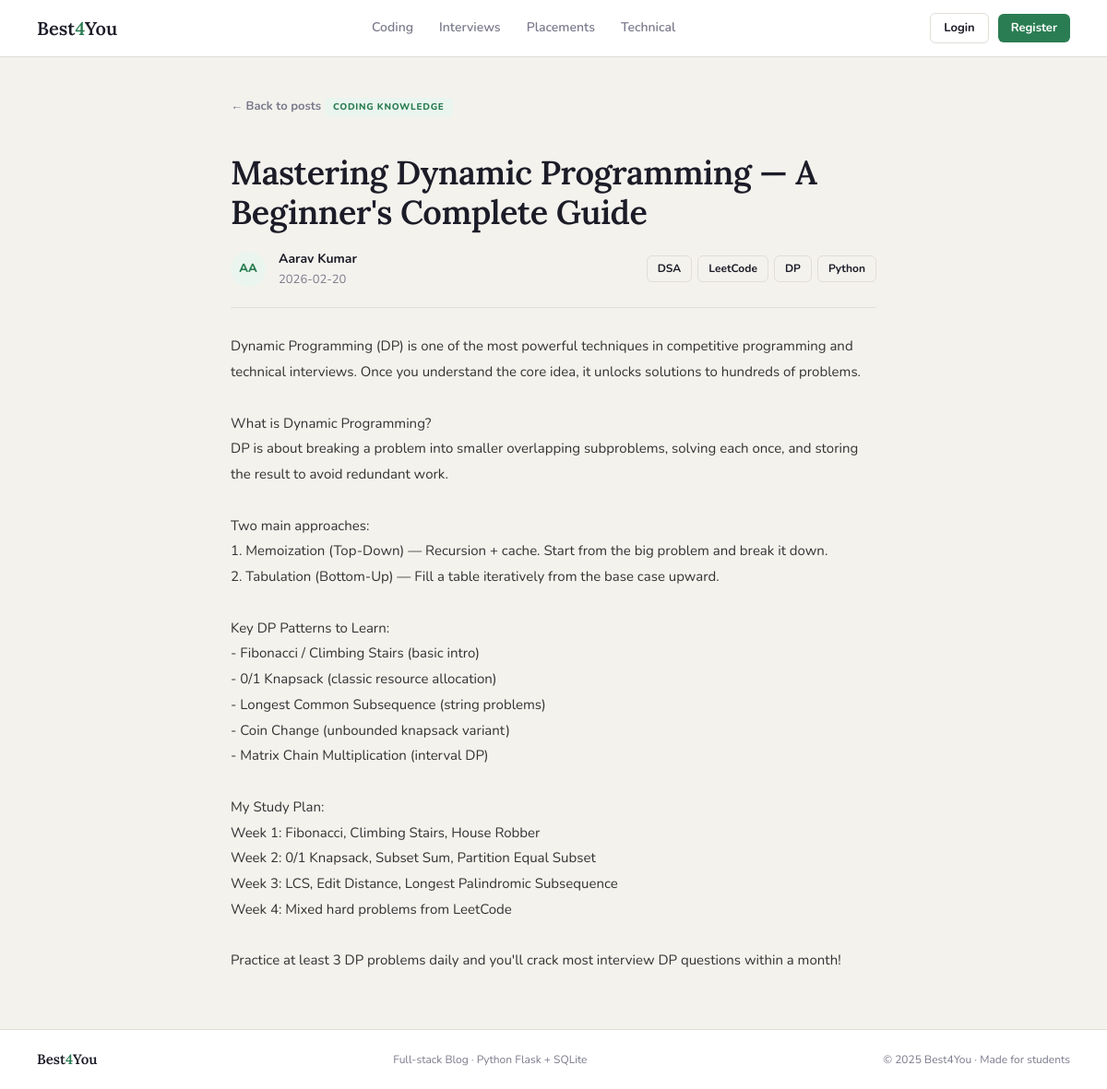
/post/1, run on the app's committed database.
### tables this page shows
CREATE TABLE posts (
            id         INTEGER PRIMARY KEY AUTOINCREMENT,
            user_id    INTEGER NOT NULL,
            title      TEXT    NOT NULL,
            content    TEXT    NOT NULL,
            category   TEXT    NOT NULL,
            tags       TEXT    DEFAULT '',
            created_at TEXT    DEFAULT (DATETIME('now')),
            FOREIGN KEY (user_id) REFERENCES users(id)
        );

CREATE TABLE users (
            id       INTEGER PRIMARY KEY AUTOINCREMENT,
            name     TEXT    NOT NULL,
            username TEXT    NOT NULL UNIQUE,
            email    TEXT    NOT NULL UNIQUE,
            password TEXT    NOT NULL,
            salt     TEXT    NOT NULL,
            joined   TEXT    DEFAULT (DATE('now'))
        );

### routes/posts.py (the view)
@posts_bp.route('/post/<int:post_id>')
def view_post(post_id):
    post = get_post_by_id(post_id)
    if not post:
        flash('Post not found.', 'error')
        return redirect(url_for('main.home'))
    return render_template('post_detail.html', post=post, categories=CATEGORIES)

### database.py (called while the page is built)
def get_db():
    conn = sqlite3.connect(DB_PATH)
    conn.row_factory = sqlite3.Row  # Access columns by name
    return conn

def get_post_by_id(post_id):
    conn = get_db()
    post = conn.execute(
        '''SELECT p.*, u.name AS author_name
           FROM posts p JOIN users u ON p.user_id = u.id
           WHERE p.id = ?''',
        (post_id,)
    ).fetchone()
    conn.close()
    return post

### templates/post_detail.html (shortened to what this page needs)
{% extends "base.html" %}
{% block content %}
<div class="detail-wrap">
  <a href="{{ url_for('main.home') }}" class="back-link">← Back to posts</a>
  <span class="post-tag tb-{{ post.category }}">{{ categories[post.category] }}</span>
  <h1 class="detail-title">{{ post.title }}</h1>
  <div class="detail-meta">
    <div class="detail-av">{{ post.author_name[:2].upper() }}</div>
    <div>
      <div class="detail-author">{{ post.author_name }}</div>
      <div class="detail-date">{{ post.created_at[:10] }}</div>
    </div>
    {% if post.tags %}
      <div class="detail-tags">
        {% for tag in post.tags.split(',') %}
          <span class="tchip">{{ tag.strip() }}</span>
        {% endfor %}
      </div>
    {% endif %}
  </div>
  <div class="detail-body">{{ post.content }}</div>
</div>
{% endblock %}

### static/css/main.css (style rules this page uses)
:root { --bg: #f4f2ed; --white: #ffffff; --text: #1c1c28; --muted: #7a7a8c; --border: #e2ddd6; --green: #2a7d52; --green-l: #eaf5ef; --yellow: #d4920a; --yellow-l: #fdf6e3; --pink: #b8384a; --pink-l: #fdf0f2; --blue: #2a5298; --blue-l: #eef3fb; --danger: #c0392b; --av-0: #d4f0e3; --av-1: #fde9c4; --av-2: #fad7dd; --av-3: #d2e2f7; }
*, *::before, *::after { box-sizing: border-box; margin: 0; padding: 0; }
html { scroll-behavior: smooth; }
body { background: var(--bg); color: var(--text); font-family: 'Nunito', sans-serif; font-size: 15px; line-height: 1.6; min-height: 100vh; display: flex; flex-direction: column; }
h1, h2, h3 { line-height: 1.2; }
.post-tag { display: inline-block; font-size: 10px; font-weight: 800; text-transform: uppercase; letter-spacing: 0.07em; padding: 2px 9px; border-radius: 4px; margin-bottom: 8px; }
.tb-coding { background: var(--green-l); color: var(--green); }
.tchip { background: var(--bg); border: 1px solid var(--border); font-size: 12px; font-weight: 700; padding: 4px 11px; border-radius: 6px; cursor: pointer; transition: all 0.2s; }
.detail-wrap { max-width: 780px; margin: 0 auto; padding: 40px 40px 60px; }
.back-link { display: inline-flex; align-items: center; gap: 5px; color: var(--muted); font-size: 13px; font-weight: 700; text-decoration: none; margin-bottom: 28px; transition: color 0.2s; }
.detail-title { font-family: 'Lora', serif; font-size: clamp(24px, 4vw, 36px); font-weight: 600; line-height: 1.2; letter-spacing: -0.5px; margin: 12px 0 18px; }
.detail-meta { display: flex; align-items: center; gap: 14px; flex-wrap: wrap; margin-bottom: 28px; padding-bottom: 20px; border-bottom: 1px solid var(--border); }
.detail-av { width: 38px; height: 38px; border-radius: 50%; background: var(--green-l); color: var(--green); display: flex; align-items: center; justify-content: center; font-size: 13px; font-weight: 800; flex-shrink: 0; }
.detail-author { font-size: 14px; font-weight: 700; }
.detail-date { font-size: 13px; color: var(--muted); }
.detail-tags { display: flex; flex-wrap: wrap; gap: 6px; margin-left: auto; }
.detail-body { font-size: 15px; line-height: 1.85; color: #333; white-space: pre-wrap; word-break: break-word; }

### data on the page
posts: category "CODING KNOWLEDGE", title "Mastering Dynamic Programming — A Beginner's Complete Guide", created_at "2026-02-20", content "Dynamic Programming (DP) is one of the most powerful techniques in competitive programming and technical interviews. Once you understand the core idea, it unlocks solutions to hundreds of problems. What is Dynamic Programming? DP is about breaking a problem into smaller overlapping subproblems, solving each once, and storing the result to avoid redundant work. Two main approaches: 1. Memoization (Top-Down) — Recursion + cache. Start from the big problem and break it down. 2. Tabulation (Bottom-Up) — Fill a table iteratively from the base case upward. Key DP Patterns to Learn: - Fibonacci / Climbing Stairs (basic intro) - 0/1 Knapsack (classic resource allocation) - Longest Common…"
users: name "AA", author_name "Aarav Kumar"

### other printed values
{{ tag.strip() }} "DSA" "LeetCode" "DP" "Python"
